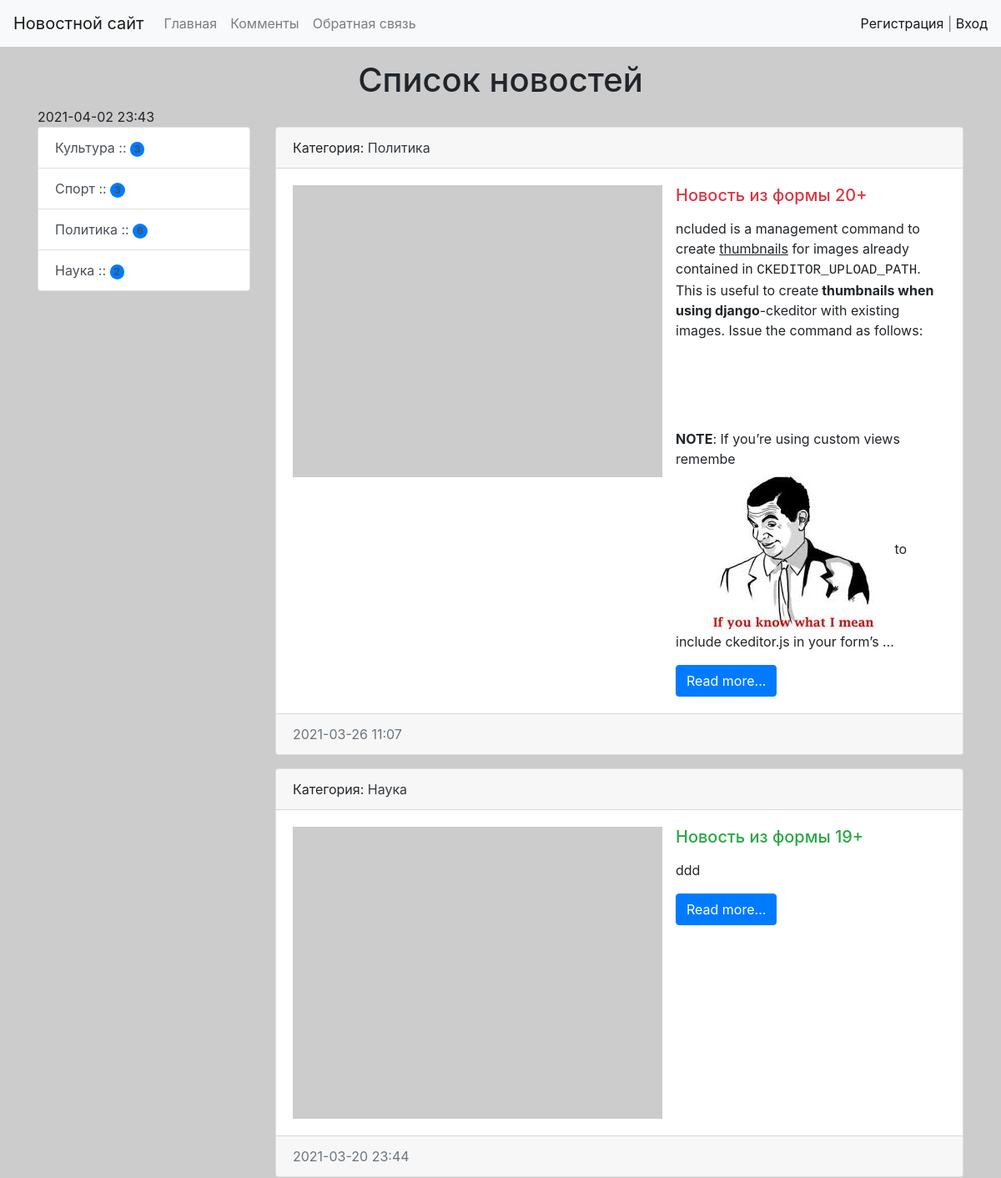
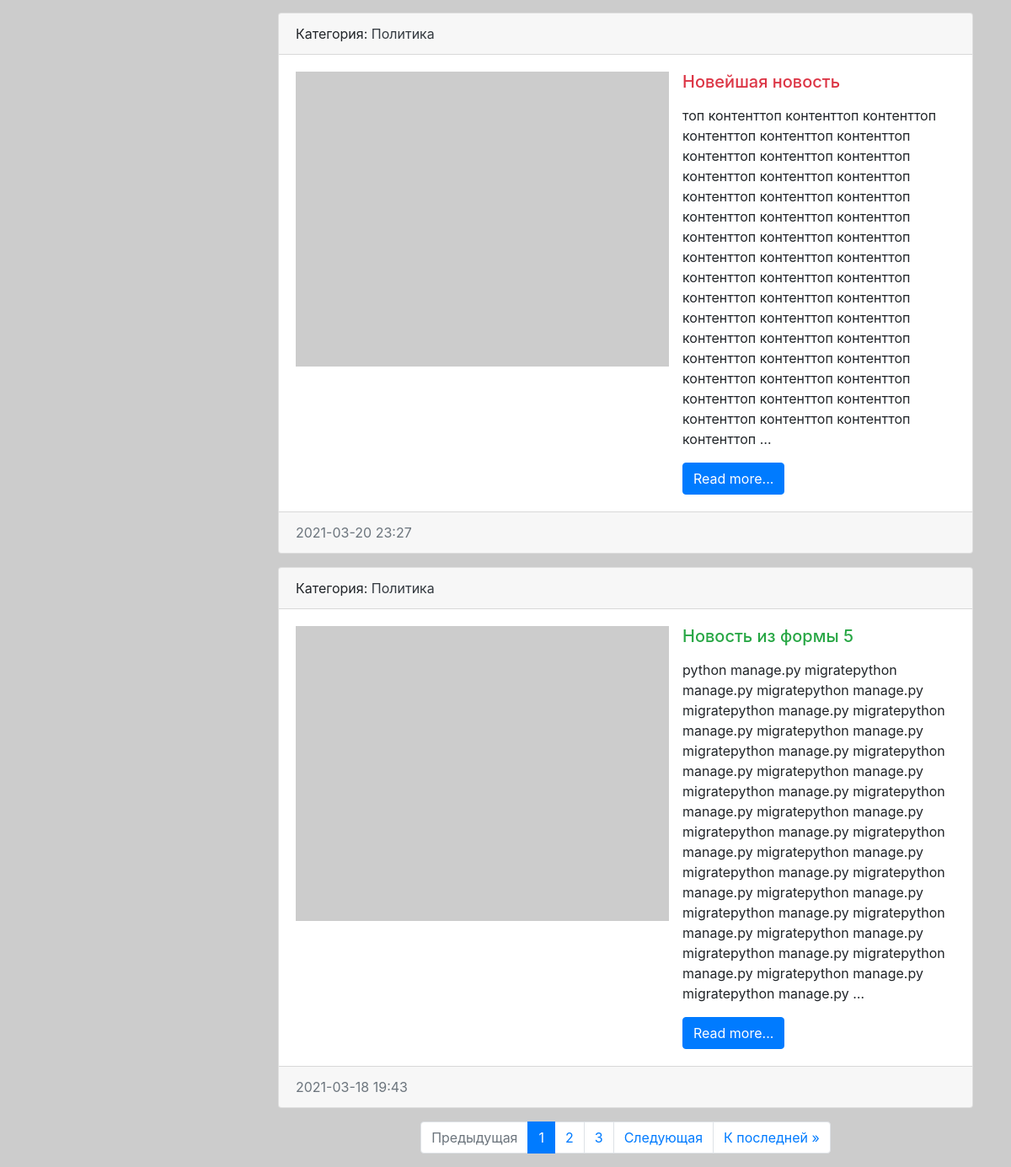
The page / on the database its author committed (2 pictures, top to bottom).
### news/models.py (models this page shows, shortened)
class Category(models.Model):
    title = models.CharField(max_length=150, db_index=True, verbose_name="Наименование категории")
    def get_absolute_url(self):
        return reverse_lazy("category", kwargs={"category_id": self.pk, })
    def __str__(self):
        return self.title
    class Meta:
        verbose_name = "Категория"
        verbose_name_plural = "Категории"
        ordering = ["pk"]

class News(models.Model):
    title = models.CharField(max_length=150, verbose_name="Наименование")  # обязательный атрибут - длина
    content = RichTextUploadingField(blank=True, verbose_name="контент")  # по умолчанию пустой
    created_at = models.DateTimeField(auto_now_add=True, verbose_name="Дата публикации")  # про создании новости
    updated_at = models.DateTimeField(auto_now=True,
                                      verbose_name="Обновлено")  # меняет дату и время с каждым изменением
    photo = models.ImageField(upload_to="photo/%Y/%m/%d/", verbose_name="Фото", blank=True)
    is_published = models.BooleanField(default=True, verbose_name="Опубликовано?")
    category = models.ForeignKey("Category", on_delete=models.PROTECT, verbose_name="Категория", )
    views = models.IntegerField(default=0)
    def get_absolute_url(self):   # для ссылок
        return reverse_lazy("news", kwargs={"pk": self.pk, })
    class Meta:
        verbose_name = "Новость"  # имя в админке ед число
        verbose_name_plural = "Новости"
        ordering = ["-created_at"]  # + , "title"

### news/views.py (the view)
# urls.py: path("", HomeNews.as_view(), name="home"),
class HomeNews(MyMixin, ListView):  # примет на себя фунуционал index путем переопределения
    model = News  # тоже самое что и news = News.objects.all()
    template_name = "news/index.html"  # меняем дефалтный шаблон
    context_object_name = "news"  # меняем название обьекта с данными
    mixin_prop = "hello w"
    paginate_by = 4
    def get_context_data(self, *, object_list=None, **kwargs):
        context = super(HomeNews, self).get_context_data(**kwargs)  # наследуем то что было
        context["title"] = "Список новостей"  # дополняем контекст своими данными
        return context
    def get_queryset(self):  # фильтр данных
        return News.objects.filter(is_published=True).select_related("category")

### news/templatetags/news_tags.py (called while the page is built)
@register.inclusion_tag("news/list_categories.html")
def show_cat():
    categories = cache.get("categories",)             # обращаемся в кэш, если там нет ничего то заполняем на 500сек
    if not categories:
        categories = Category.objects.annotate(cnt=Count("news", filter=F("news__is_published"))).filter(cnt__gt=0)
        cache.set("categories", categories, 500)
    return {"categories": categories,}

### news/templates/news/index.html (shortened to what this page needs)
{% extends "base.html"  %}
{% block h1_time %}
<h1 class="text-center">{{ title }}</h1>
{% now "Y-m-d H:i" %}
{% endblock %}
{% block sidebar %}
 {% include "inc/_sidebar.html"  %}
{% endblock %}
{% block content %}
{% for i in news %}
<div class="card mb-3">
    <div class="card-header">
        Категория: <a href="{{ i.category.get_absolute_url }}" class="text-dark">{{ i.category}}</a>
    </div>
    <div class="card-body">
        <div class="media">
            {% if i.photo %}
            <img src="{{ i.photo.url }}" width="350" class="mr-3">
            {% else %}
            <img src="https://picsum.photos/id/443/350/300?grayscale" class="mr-3">
            {% endif %}
            <div class="media-body">
                <h5 class="card-title {% cycle 'text-danger' 'text-success'  %}"> {{ i.title }} </h5>
                {% autoescape off %}
                <p class="card-text"> {{ i.content| linebreaks | truncatewords:50 }} </p>
                {% endautoescape %}
                <a href="{{ i.get_absolute_url }}" class="btn btn-primary">Read more...</a>
            </div>
        </div>
    </div>
    <div class="card-footer text-muted">
        {{ i.created_at | date:"Y-m-d H:i" }}
    </div>
</div>
{% endfor %}
{% endblock %}

### templates/base.html (shortened to what this page needs)
<!doctype html>
{% load static %}
<html lang="en">
<head>
    <link rel="stylesheet" href="{% static  'bootstrap/css/bootstrap.min.css' %}">
    <link rel="stylesheet" href="{% static  '/css/style.css' %}">
</head>
<body>
{% include "inc/_nav.html" %}
<div class="container mt-3">
    {% block h1_time %}{% endblock %}
    <div class="row">
        {% block mid_page %}
        <div class="col-md-3">
            {% load cache %}
            {% cache 500 sidebar %}
            {% block sidebar %}{% endblock %}
            {% endcache %}
        </div>
        <div class="col-md-9">
            {% block content %}CONTENT{% endblock %}
            {% if page_obj.has_other_pages %}
            <nav class="d-flex justify-content-center" aria-label="...">
                <ul class="pagination">
                    {% if page_obj.has_previous %}
                    <li class="page-item">
                        <a class="page-link" href="?page={{ page_obj.previous_page_number }}" tabindex="-1"
                           aria-disabled="true">Предыдущая</a>
                    </li>
                    {% else %}
                    <li class="page-item disabled">
                        <a class="page-link" href="#" tabindex="-1" aria-disabled="true">Предыдущая</a>
                    </li>
                    {% endif %}
                    {% for p in page_obj.paginator.page_range%}
                    {% if page_obj.number == p %}
                    <li class="page-item active" aria-current="page">
                        <a class="page-link" href="?page={{p}}">{{p}}</a>
                    </li>
                    {% elif p > page_obj.number|add:-3 and p < page_obj.number|add:3 %}
                    <li class="page-item">
                        <a class="page-link" href="?page={{p}}">{{p}}</a>
                    </li>
                    {% endif %}
                    {%endfor%}
                    {% if page_obj.has_next %}
                    <li class="page-item">
                        <a class="page-link" href="?page={{ page_obj.next_page_number }}" tabindex="-1"
                           aria-disabled="true">Следующая</a>
                    </li>
                    <li class="page-item">
                        <a class="page-link" href="?page={{ page_obj.paginator.num_pages }}">К последней &raquo;</a>
                    </li>
                    {% else %}
                    <li class="page-item disabled">
                        <a class="page-link" href="#" tabindex="-1" aria-disabled="true">Следующая</a>
                    </li>
                    {% endif %}
                </ul>
            </nav>
            {% endif %}
        </div>
    </div>
    {% endblock %}
</div>
</body>
</html>

### templates/inc/_nav.html (shortened to what this page needs)
<nav class="navbar navbar-expand-lg navbar-light bg-light">
    <a class="navbar-brand" href="{% url 'home' %}">Новостной сайт</a>
    <div class="collapse navbar-collapse" id="navbarSupportedContent">
        <ul class="navbar-nav mr-auto">
            <li class="nav-item"><a class="nav-link" href="{% url 'home' %}">Главная</a></li>
            <li class="nav-item"><a class="nav-link" href="{% url 'comments' %}">Комменты</a></li>
            <li class="nav-item"><a class="nav-link" href="{% url 'feedback' %}">Обратная связь</a></li>
        </ul>
        <span class="navbar-text">
                {%if request.user.is_authenticated %}
                Добро пожаловать, {{user.username}} | <a href="{% url 'logout' %}">Выход</a>
                {%else%}
                <a class="" href="{% url 'register' %}">Регистрация</a> | <a class="" href="{% url 'login' %}">Вход</a>
                {%endif%}
            </span>
    </div>
</nav>

### templates/inc/_sidebar.html (shortened to what this page needs)
{% load news_tags %}
{% show_cat %}

### news/templates/news/list_categories.html
<div class="list-group">
    {% for i in categories %}
    <a href="{{ i.get_absolute_url }}" class="list-group-item list-group-item-action">{{ i.title }} :: <span class="badge bg-primary rounded-pill">{{ i.cnt }}</span></a>
    {% endfor %}
</div>

### mysite/static/css/style.css (style rules this page uses)
body { background-color: #ccc; }

### rows shown on the page
Category: title "Культура", cnt "3"
Category: title "Спорт", cnt "3"
Category: title "Политика", cnt "6"
Category: title "Наука", cnt "2"
News: category "Политика", title "Новость из формы 20+", content "ncluded is a management command to create thumbnails for images already contained in CKEDITOR_UPLOAD_PATH . This is useful to create thumbnails when using django -ckeditor with existing images. Issue the command as follows: NOTE : If you’re using custom views remembe to include ckeditor.js in your form’s …", content (picture), created_at "2021-03-26 11:07"
News: category "Наука", title "Новость из формы 19+", content "ddd", created_at "2021-03-20 23:44"
News: category "Политика", title "Новейшая новость", content "топ контенттоп контенттоп контенттоп контенттоп контенттоп контенттоп контенттоп контенттоп контенттоп контенттоп контенттоп контенттоп контенттоп контенттоп контенттоп контенттоп контенттоп контенттоп контенттоп контенттоп контенттоп контенттоп контенттоп контенттоп контенттоп контенттоп контенттоп контенттоп контенттоп контенттоп контенттоп контенттоп контенттоп контенттоп контенттоп контенттоп контенттоп контенттоп контенттоп контенттоп контенттоп контенттоп контенттоп контенттоп контенттоп контенттоп контенттоп контенттоп контенттоп …", created_at "2021-03-20 23:27"
News: category "Политика", title "Новость из формы 5", content "python manage.py migratepython manage.py migratepython manage.py migratepython manage.py migratepython manage.py migratepython manage.py migratepython manage.py migratepython manage.py migratepython manage.py migratepython manage.py migratepython manage.py migratepython manage.py migratepython manage.py migratepython manage.py migratepython manage.py migratepython manage.py migratepython manage.py migratepython manage.py migratepython manage.py migratepython manage.py migratepython manage.py migratepython manage.py migratepython manage.py migratepython manage.py migratepython manage.py …", created_at "2021-03-18 19:43"

### other values the page prints
{{ title }} "Список новостей"
{{ p }} "1"
{{ p }} "2" "3"
